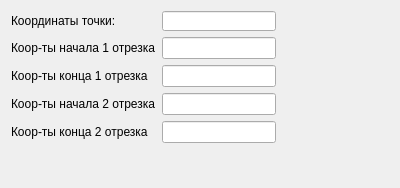
<?xml version="1.0" encoding="UTF-8"?>
<ui version="4.0">
 <class>SecondWindow</class>
 <widget class="QDialog" name="SecondWindow">
  <property name="geometry">
   <rect>
    <x>0</x>
    <y>0</y>
    <width>400</width>
    <height>188</height>
   </rect>
  </property>
  <property name="windowTitle">
   <string>Окно координат</string>
  </property>
  <layout class="QGridLayout" name="gridLayout">
   <item row="3" column="0">
    <widget class="QLabel" name="label_2">
     <property name="text">
      <string>Коор-ты начала 1 отрезка</string>
     </property>
    </widget>
   </item>
   <item row="3" column="1">
    <widget class="QLineEdit" name="kord2"/>
   </item>
   <item row="2" column="1">
    <widget class="QLineEdit" name="kord">
     <property name="maximumSize">
      <size>
       <width>134</width>
       <height>20</height>
      </size>
     </property>
    </widget>
   </item>
   <item row="2" column="0">
    <widget class="QLabel" name="label">
     <property name="text">
      <string>Координаты точки:</string>
     </property>
    </widget>
   </item>
   <item row="2" column="2">
    <spacer name="horizontalSpacer">
     <property name="orientation">
      <enum>Qt::Horizontal</enum>
     </property>
     <property name="sizeHint" stdset="0">
      <size>
       <width>40</width>
       <height>20</height>
      </size>
     </property>
    </spacer>
   </item>
   <item row="5" column="0">
    <widget class="QLabel" name="label_4">
     <property name="text">
      <string>Коор-ты начала 2 отрезка</string>
     </property>
    </widget>
   </item>
   <item row="7" column="0">
    <spacer name="verticalSpacer">
     <property name="orientation">
      <enum>Qt::Vertical</enum>
     </property>
     <property name="sizeHint" stdset="0">
      <size>
       <width>20</width>
       <height>40</height>
      </size>
     </property>
    </spacer>
   </item>
   <item row="6" column="0">
    <widget class="QLabel" name="label_5">
     <property name="text">
      <string>Коор-ты конца 2 отрезка</string>
     </property>
    </widget>
   </item>
   <item row="4" column="0">
    <widget class="QLabel" name="label_3">
     <property name="text">
      <string>Коор-ты конца 1 отрезка</string>
     </property>
    </widget>
   </item>
   <item row="4" column="1">
    <widget class="QLineEdit" name="kord3"/>
   </item>
   <item row="5" column="1">
    <widget class="QLineEdit" name="kord4"/>
   </item>
   <item row="6" column="1">
    <widget class="QLineEdit" name="kord5"/>
   </item>
  </layout>
 </widget>
 <resources/>
 <connections/>
</ui>
